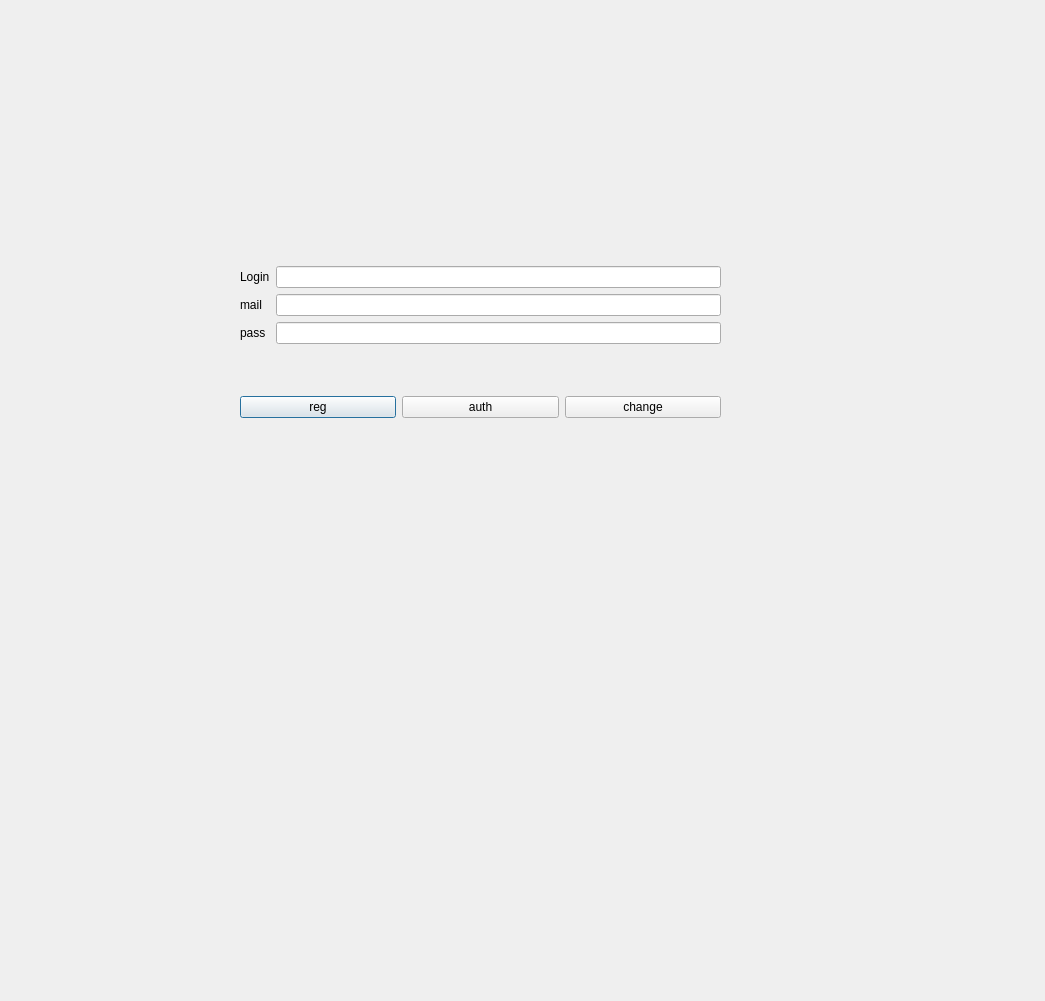
<?xml version="1.0" encoding="UTF-8"?>
<ui version="4.0">
 <class>AuthForm</class>
 <widget class="QDialog" name="AuthForm">
  <property name="geometry">
   <rect>
    <x>0</x>
    <y>0</y>
    <width>1045</width>
    <height>1001</height>
   </rect>
  </property>
  <property name="windowTitle">
   <string>Dialog</string>
  </property>
  <widget class="QWidget" name="verticalLayoutWidget">
   <property name="geometry">
    <rect>
     <x>240</x>
     <y>220</y>
     <width>481</width>
     <height>261</height>
    </rect>
   </property>
   <layout class="QVBoxLayout" name="verticalLayout_2">
    <item>
     <layout class="QFormLayout" name="formLayout_2">
      <item row="1" column="0">
       <widget class="QLabel" name="label_login">
        <property name="text">
         <string>Login</string>
        </property>
       </widget>
      </item>
      <item row="1" column="1">
       <widget class="QLineEdit" name="lineEdit_login"/>
      </item>
      <item row="2" column="0">
       <widget class="QLabel" name="label_mail">
        <property name="text">
         <string>mail</string>
        </property>
       </widget>
      </item>
      <item row="2" column="1">
       <widget class="QLineEdit" name="lineEdit_mail"/>
      </item>
      <item row="3" column="0">
       <widget class="QLabel" name="label_2_pass">
        <property name="text">
         <string>pass</string>
        </property>
       </widget>
      </item>
      <item row="3" column="1">
       <widget class="QLineEdit" name="lineEdit_pass"/>
      </item>
      <item row="4" column="1">
       <spacer name="verticalSpacer_2">
        <property name="orientation">
         <enum>Qt::Vertical</enum>
        </property>
        <property name="sizeHint" stdset="0">
         <size>
          <width>20</width>
          <height>40</height>
         </size>
        </property>
       </spacer>
      </item>
      <item row="5" column="0" colspan="2">
       <layout class="QHBoxLayout" name="horizontalLayout">
        <item>
         <widget class="QPushButton" name="pushButton_reg">
          <property name="text">
           <string>reg</string>
          </property>
         </widget>
        </item>
        <item>
         <widget class="QPushButton" name="pushButton_auth">
          <property name="text">
           <string>auth</string>
          </property>
         </widget>
        </item>
        <item>
         <widget class="QPushButton" name="pushButton_change">
          <property name="text">
           <string>change</string>
          </property>
         </widget>
        </item>
       </layout>
      </item>
      <item row="0" column="1">
       <spacer name="verticalSpacer">
        <property name="orientation">
         <enum>Qt::Vertical</enum>
        </property>
        <property name="sizeHint" stdset="0">
         <size>
          <width>20</width>
          <height>40</height>
         </size>
        </property>
       </spacer>
      </item>
     </layout>
    </item>
    <item>
     <spacer name="verticalSpacer_3">
      <property name="orientation">
       <enum>Qt::Vertical</enum>
      </property>
      <property name="sizeHint" stdset="0">
       <size>
        <width>20</width>
        <height>40</height>
       </size>
      </property>
     </spacer>
    </item>
   </layout>
  </widget>
 </widget>
 <resources/>
 <connections/>
</ui>
